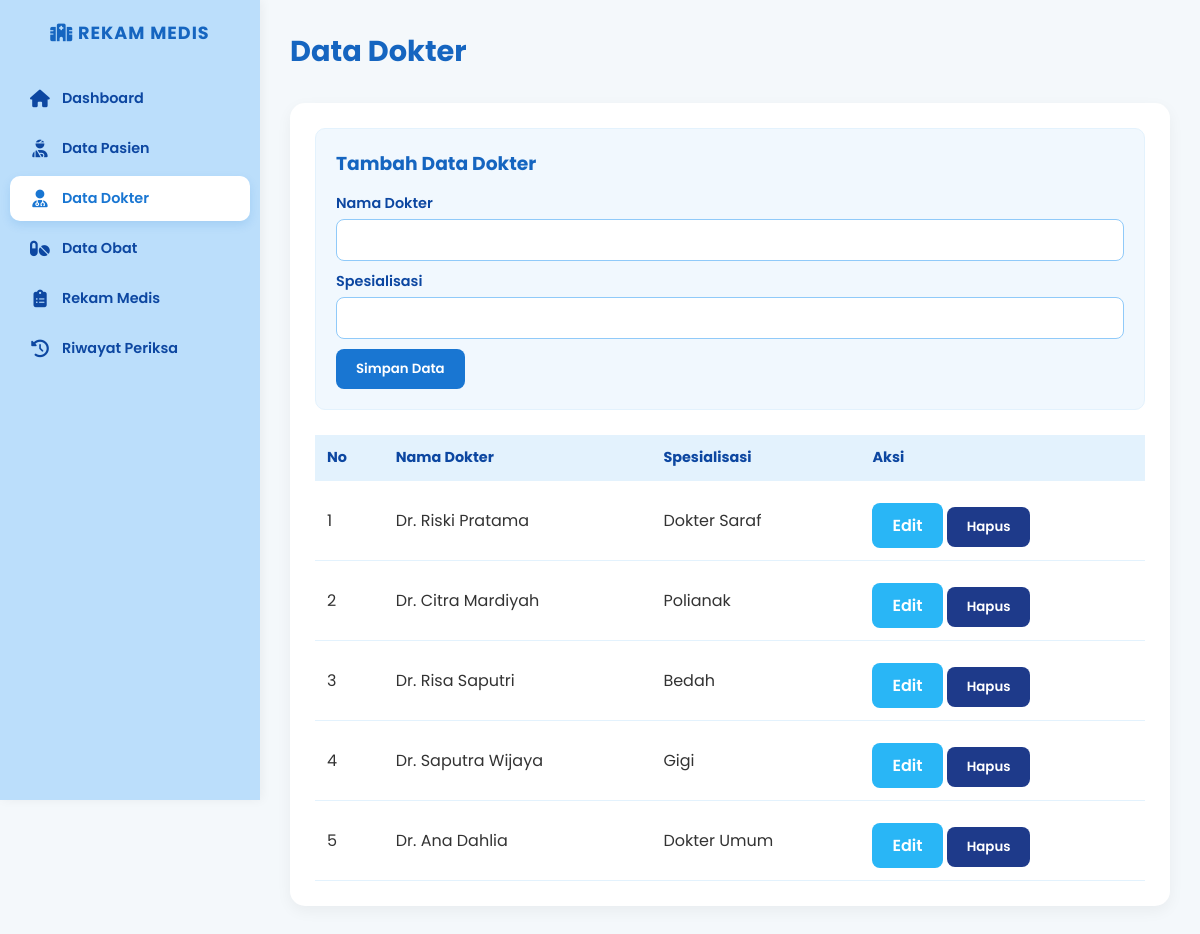
Screenshot of /dokter.php with the database file from the repository.
### tables this page shows
CREATE TABLE `dokter` (
  `id_dokter` int(11) NOT NULL,
  `nama_dokter` varchar(100) NOT NULL,
  `spesialisasi` varchar(50) NOT NULL
);

### dokter.php (the view, shortened to what this page needs)
<?php
include 'koneksi.php';
?>
<!DOCTYPE html>
<html lang="id">
<head>
    <link rel="stylesheet" href="style.css">
    <link rel="stylesheet" href="https://cdnjs.cloudflare.com/ajax/libs/font-awesome/6.4.0/css/all.min.css">
</head>
<body>
    <div class="sidebar">
        <h2><i class="fa-solid fa-hospital"></i> REKAM MEDIS</h2>
        <a href="index.php"><i class="fa-solid fa-house"></i> Dashboard</a>
        <a href="pasien.php"><i class="fa-solid fa-user-injured"></i> Data Pasien</a>
        <a href="dokter.php" class="active"><i class="fa-solid fa-user-doctor"></i> Data Dokter</a>
        <a href="obat.php"><i class="fa-solid fa-pills"></i> Data Obat</a>
        <a href="rekam_medis.php"><i class="fa-solid fa-clipboard-list"></i> Rekam Medis</a>
        <a href="riwayat.php"><i class="fa-solid fa-clock-rotate-left"></i> Riwayat Periksa</a>
    </div>
    <div class="main-content">
        <div class="header-top"><h1>Data Dokter</h1></div>
        <?php
        $edit = false;
        $data_edit = ['id_dokter' => '', 'nama_dokter' => '', 'spesialisasi' => ''];
        ?>
        <div class="container">
            <form action="proses_dokter.php" method="POST">
                <h3><?= $edit ? 'Edit Data Dokter' : 'Tambah Data Dokter' ?></h3>
                <label>Nama Dokter</label><input type="text" name="nama_dokter" value="<?= $data_edit['nama_dokter'] ?>" required>
                <label>Spesialisasi</label><input type="text" name="spesialisasi" value="<?= $data_edit['spesialisasi'] ?>" required>
                <?php if($edit): ?>
                    <button type="submit" name="update" class="btn btn-warning">Update Data</button>
                    <a href="dokter.php" class="btn btn-danger">Batal</a>
                <?php else: ?>
                    <button type="submit" name="tambah" class="btn">Simpan Data</button>
                <?php endif; ?>
            </form>
            <table>
                <thead><tr><th>No</th><th>Nama Dokter</th><th>Spesialisasi</th><th>Aksi</th></tr></thead>
                <tbody>
                    <?php
                    $no = 1;
                    $query = mysqli_query($conn, "SELECT * FROM dokter ORDER BY id_dokter DESC");
                    while ($d = mysqli_fetch_array($query)) {
                    ?>
                    <tr>
                        <td><?= $no++ ?></td><td><?= $d['nama_dokter'] ?></td><td><?= $d['spesialisasi'] ?></td>
                        <td>
                            <a href="dokter.php?edit=<?= $d['id_dokter'] ?>" class="btn btn-warning">Edit</a>
                            <button type="button" class="btn btn-danger" onclick="konfirmasiHapus(<?= $d['id_dokter'] ?>)">Hapus</button>
                        </td>
                    </tr>
                    <?php } ?>
                </tbody>
            </table>
        </div>
    </div>
</body>
</html>

### style.css (style rules this page uses)
* { margin: 0; padding: 0; box-sizing: border-box; font-family: 'Poppins', sans-serif; }
body { background-color: #f4f8fb; color: #333; display: flex; min-height: 100vh; }
.sidebar { width: 260px; background-color: #bbdefb; color: #0d47a1; padding: 20px 0; position: fixed; height: 100vh; box-shadow: 2px 0 10px rgba(0,0,0,0.05); z-index: 100; }
.sidebar h2 { text-align: center; margin-bottom: 30px; font-size: 1.1rem; letter-spacing: 1px; border: none; color: #1565c0; }
.sidebar a { display: flex; align-items: center; color: #0d47a1; text-decoration: none; padding: 12px 20px; margin: 5px 10px; border-radius: 10px; transition: 0.3s; font-weight: 600; font-size: 0.9rem; }
.sidebar a.active { background-color: #ffffff; color: #1976d2; box-shadow: 0 4px 10px rgba(25, 118, 210, 0.15); }
.sidebar a i { margin-right: 12px; font-size: 1.1rem; width: 20px; text-align: center; }
.main-content { margin-left: 260px; flex: 1; padding: 30px; width: calc(100% - 260px); }
.header-top { display: flex; justify-content: space-between; align-items: center; margin-bottom: 30px; }
.header-top h1 { color: #1565c0; border: none; padding: 0; font-size: 1.8rem; }
.container { background: white; padding: 25px; border-radius: 15px; box-shadow: 0 5px 15px rgba(0,0,0,0.05); margin-bottom: 30px; }
h2, h3 { color: #1565c0; margin-bottom: 15px; }
table { width: 100%; border-collapse: collapse; margin-top: 15px; }
th, td { border-bottom: 1px solid #e3f2fd; padding: 12px; text-align: left; }
th { background-color: #e3f2fd; color: #0d47a1; font-size: 0.9rem; }
form { background: #f1f8fe; padding: 20px; border-radius: 10px; margin-bottom: 25px; border: 1px solid #e3f2fd; }
label { display: block; margin-top: 10px; font-weight: 600; font-size: 0.9rem; color: #0d47a1; }
input[type="text"], input[type="number"], input[type="date"], select, textarea { width: 100%; padding: 10px; margin-top: 5px; border: 1px solid #90caf9; border-radius: 8px; outline: none; background-color: #ffffff; }
.btn { padding: 10px 20px; background-color: #1976d2; color: white; border: none; border-radius: 8px; cursor: pointer; font-weight: 600; margin-top: 10px; text-decoration: none; display: inline-block; transition: 0.3s; }
.btn-warning { background-color: #29b6f6; }
.btn-danger { background-color: #1e3a8a; }

### rows the page displays
dokter: nama_dokter "Dr. Riski Pratama", spesialisasi "Dokter Saraf"
dokter: nama_dokter "Dr. Citra Mardiyah", spesialisasi "Polianak"
dokter: nama_dokter "Dr. Risa Saputri", spesialisasi "Bedah"
dokter: nama_dokter "Dr. Saputra Wijaya", spesialisasi "Gigi"
dokter: nama_dokter "Dr. Ana Dahlia", spesialisasi "Dokter Umum"
